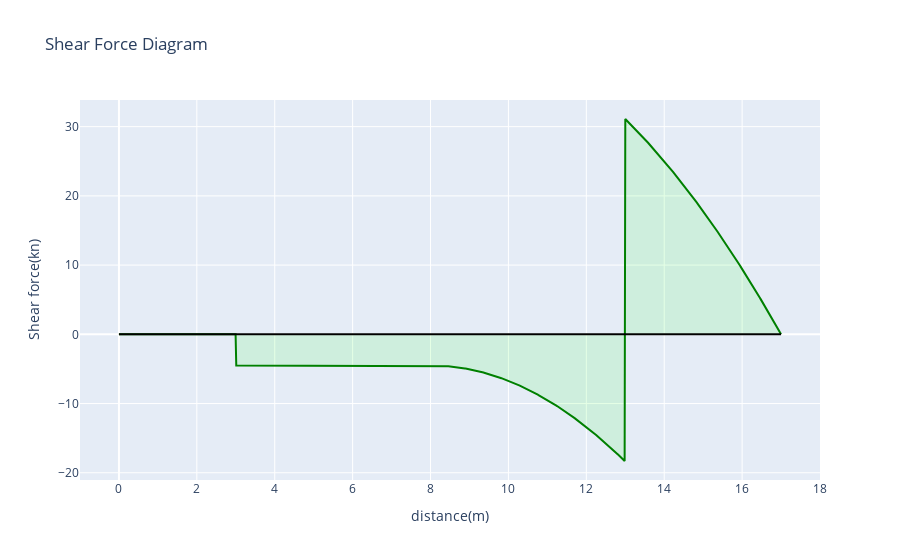

This figure's notebook cell:
### Code cell
layout=go.Layout(
    title={'text':'Shear Force Diagram'},
    yaxis=dict(
         title='Shear force(kn)'
    ),
    xaxis=dict(
         title='distance(m)',
        range=[-1,span+1]
    ),
    showlegend=False
)

line=go.Scatter(
    x=X,
    y=sum(shear1),
    mode="lines",
    name="Shear Force",
    fill='tonexty',
    line_color='green',
    fillcolor='rgba(0,255,0,0.1)'
)

axis=go.Scatter(
    x=[0,span],
    y=[0,0],
    mode='lines',
    line_color='black'
)

fig=go.Figure(data=[line,axis],layout=layout)
py.offline.iplot(fig)

### Figure 1 — Plotly figure (JSON) as saved in the notebook; plotly's stock layout.template omitted (floating-point values rounded to 4 significant figures; data arrays with more than 128 entries replaced by an {"elided": "..."} marker saying what was removed)
{"data": [{"fill": "tonexty", "fillcolor": "rgba(0,255,0,0.1)", "line": {"color": "green"}, "mode": "lines", "name": "Shear Force", "type": "scatter", "x": {"elided": "1000 float values"}, "y": {"elided": "1000 float values"}}, {"line": {"color": "black"}, "mode": "lines", "type": "scatter", "x": [0, 17], "y": [0, 0]}], "layout": {"showlegend": false, "title": {"text": "Shear Force Diagram"}, "xaxis": {"range": [-1, 18], "title": {"text": "distance(m)"}}, "yaxis": {"title": {"text": "Shear force(kn)"}}}}
